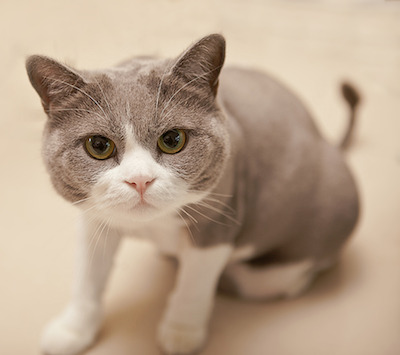
#> input picture cvStudy/img/cat.png, 400 x 355 px
$ python binary.py
#> lines starting #> are read from the running program, lines starting #| are printed output that depends on the picture; after the words box and inside, x2 and y2 are one past the last pixel; in counts of white or black regions, pixels touching at a corner belong together
# 全局二值化

import cv2

img = cv2.imread("./img/cat.png")
#> img is the input picture: shape (355, 400, 3); mean B, G, R 139.7, 161.4, 183.7

# 灰度化
gray = cv2.cvtColor(img, cv2.COLOR_BGR2GRAY)
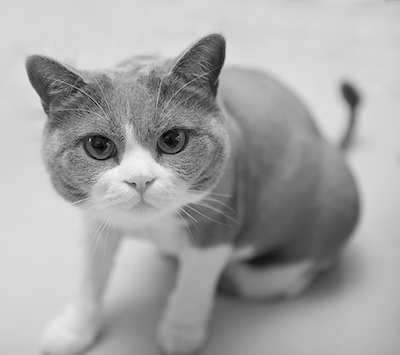
#> gray: shape (355, 400); min 0, max 243, mean 165.6
# 低于阀值，则设置为 0；高于阀值，则设置为 maxval
ret, bin = cv2.threshold(gray, 100, 255, cv2.THRESH_BINARY)
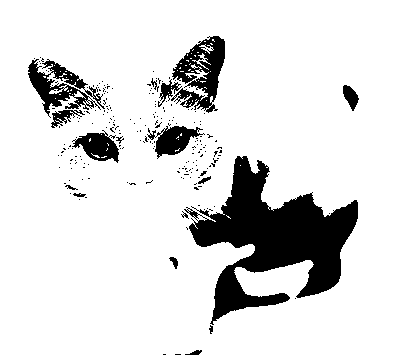
#> bin: shape (355, 400); 86.5% white; 220 black regions (203 under 20 px), largest, box (x1, y1, x2, y2) and area: (184, 156, 358, 325) 12153, (171, 36, 225, 113) 2111, (28, 59, 105, 118) 1682
# 低于阀值，则设置为 maxval；高于阀值，则设置为 0
ret, bin_inv = cv2.threshold(gray, 100, 255, cv2.THRESH_BINARY_INV)
# 消峰：低于阀值不做处理；高于阀值，则抹平为阀
ret, bin_trunc = cv2.threshold(gray, 100, 255, cv2.THRESH_TRUNC)
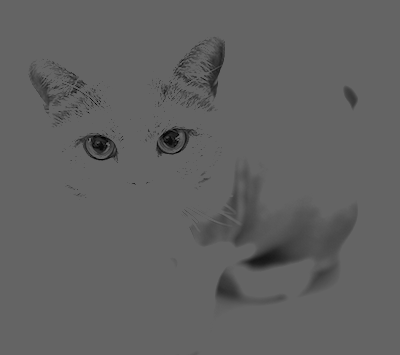
#> bin_trunc: shape (355, 400); min 0, max 100, mean 97.2
# 低于阀值，则设置为 0；高于阀值不做处理
ret, bin_tozero = cv2.threshold(gray, 100, 255, cv2.THRESH_TOZERO)
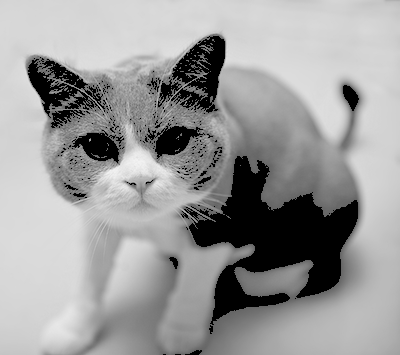
#> bin_tozero: shape (355, 400); min 0, max 243, mean 154.9
# 低于阀值不做处理；高于阀值，则设置为 0
ret, bin_tozero_inv = cv2.threshold(gray, 100, 255, cv2.THRESH_TOZERO_INV)
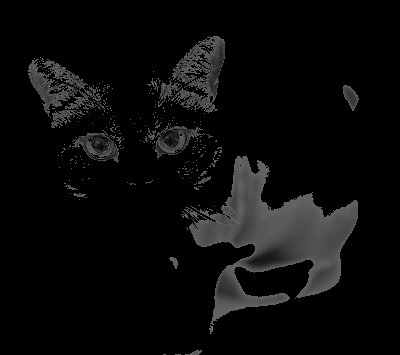
#> bin_tozero_inv: shape (355, 400); min 0, max 100, mean 10.7

ret, bin_OTSU = cv2.threshold(gray, 200, 220, cv2.THRESH_OTSU)
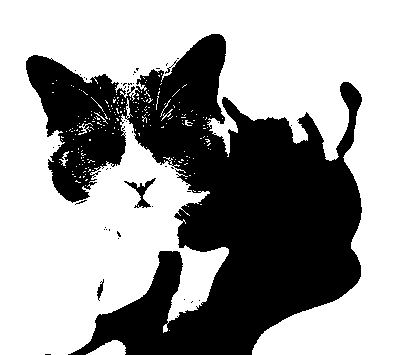
#> bin_OTSU: shape (355, 400); values 0 (black) and 220 (white), 61.6% white; 45 black regions (42 under 20 px), largest, box (x1, y1, x2, y2) and area: (26, 34, 362, 355) 54134, (124, 178, 156, 208) 262, (97, 279, 104, 301) 65
#> ret = 155

ret, bin_TRIANGLE = cv2.threshold(gray, 200, 220, cv2.THRESH_TRIANGLE)
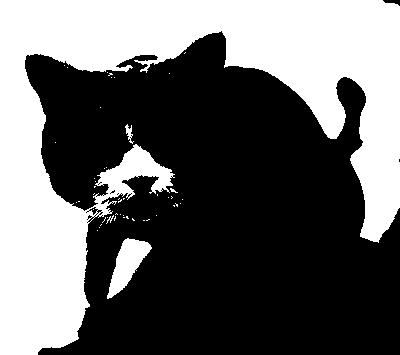
#> bin_TRIANGLE: shape (355, 400); values 0 (black) and 220 (white), 39.7% white; 49 white regions (45 under 20 px), largest, box (x1, y1, x2, y2) and area: (0, 0, 400, 355) 54963, (107, 238, 152, 299) 1247, (125, 124, 134, 144) 75, (106, 215, 114, 224) 22
#> ret = 194

while True:
    cv2.imshow("org", img)
    cv2.imshow("gray", gray)
    cv2.imshow("bin", bin)
    cv2.imshow("bin_inv", bin_inv)
    cv2.imshow("bin_trunc", bin_trunc)
    cv2.imshow("bin_tozero", bin_tozero)
    cv2.imshow("bin_tozero_inv", bin_tozero_inv)
    cv2.imshow("bin_OTSU", bin_OTSU)
    cv2.imshow("bin_TRIANGLE", bin_TRIANGLE)
    key = cv2.waitKey(1) & 0xFF
#> (key q is pressed here)
    if key == ord('q'):
        break
cv2.destroyAllWindows

$ run again, with cvStudy/img/left.png copied over cvStudy/img/cat.png
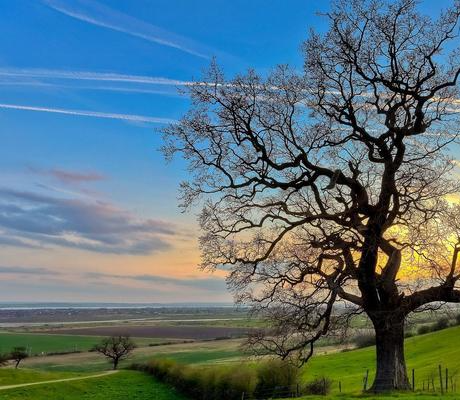
#> input picture cvStudy/img/left.png, 460 x 400 px
#> img is the input picture: shape (400, 460, 3); mean B, G, R 124, 115.8, 91.7
#> `ret, bin = cv2.threshold(gray, 100, 255, cv2.THRESH_BINARY)`:
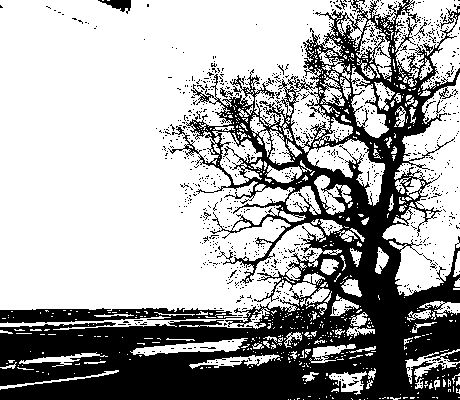
#> bin: shape (400, 460); 65.9% white; 1021 black regions (1010 under 20 px), largest, box (x1, y1, x2, y2) and area: (0, 0, 460, 400) 57557, (0, 308, 242, 323) 2277, (98, 0, 131, 14) 225
#> bin_OTSU: shape (400, 460); values 0 (black) and 220 (white), 70.3% white; 1149 black regions (1125 under 20 px), largest, box (x1, y1, x2, y2) and area: (0, 0, 460, 400) 49961, (0, 309, 115, 323) 996, (120, 308, 161, 317) 158
#> `ret, bin_OTSU = cv2.threshold(gray, 200, 220, cv2.THRESH_OTSU)`: ret = 92
#> `ret, bin_TRIANGLE = cv2.threshold(gray, 200, 220, cv2.THRESH_TRIANGLE)`:
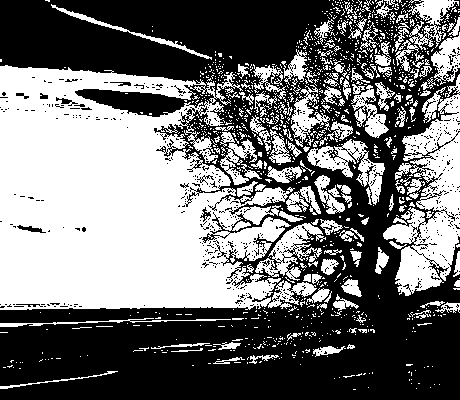
#> bin_TRIANGLE: shape (400, 460); values 0 (black) and 220 (white), 45.2% white; 1111 white regions (967 under 20 px), largest, box (x1, y1, x2, y2) and area: (0, 65, 317, 310) 52197, (383, 74, 460, 296) 8161, (307, 139, 385, 205) 1692
#> `ret, bin_TRIANGLE = cv2.threshold(gray, 200, 220, cv2.THRESH_TRIANGLE)`: ret = 118
